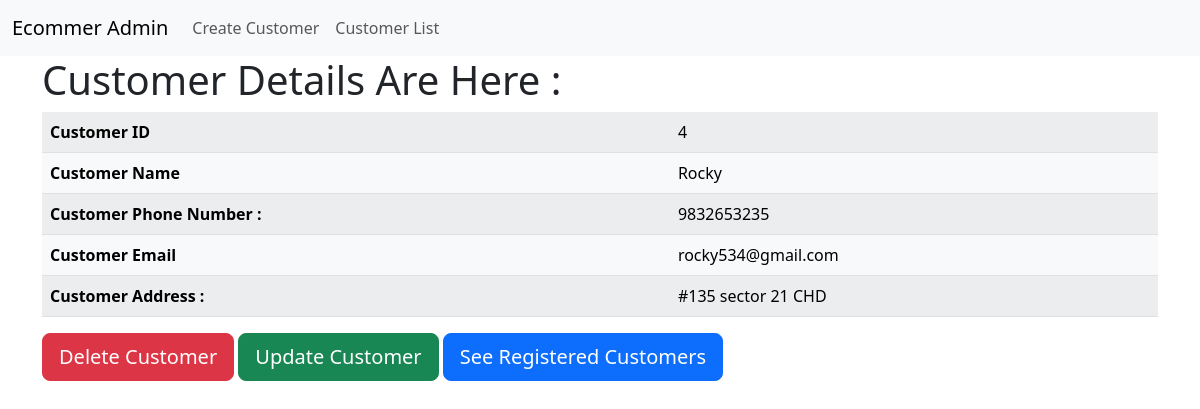
The page /customer/7 on the database its author committed.
### customer/models.py (models this page shows, shortened)
class cdetails (models.Model):
    CustId = models.CharField(max_length=255, null=False)
    CName = models.CharField(max_length=255, null=False)
    PhoneNum = models.CharField(max_length=255, null=False)
    Email = models.EmailField(max_length=255, null=False)
    Adrs = models.CharField(max_length=255,null=False)

### customer/views.py (the view)
# urls.py: path('<int:pk>' , views.CustDetailView.as_view(), name='cust-detail'),
class CustDetailView (DetailView):
    template_name = 'customer/custdetail.html'
    model = cdetails
    context_object_name = 'Cust_detail'

### templates/customer/custdetail.html (shortened to what this page needs)
<!DOCTYPE html>
<html lang="en">
{% extends 'Customer/base.html' %}
{% block dynamic_section %}
<head>
</head>
<body>
    <h1>Customer Details Are Here : </h1>
    <div class="table-responsive">
        <table class="table table-light table-striped">
            <tr>
                <th>Customer ID</th>
                <td>{{Cust_detail.CustId}}</td>
            </tr>
            <tr>
                <th>Customer Name</th>
                <td>{{Cust_detail.CName}}</td>
            </tr>
            <tr>
                <th>Customer Phone Number :</th>
                <td>{{Cust_detail.PhoneNum}}</td>
            </tr>
            <tr>
                <th>Customer Email</th>
                <td>{{Cust_detail.Email}}</td>
            </tr>
            <tr>
                <th>Customer Address :</th>
                <td>{{Cust_detail.Adrs}}</td>
            </tr>
        </table>
        <a href="delete={{ Cust_detail.id }}" class="btn btn-danger btn-lg">Delete Customer</a>
        <a href="update={{ Cust_detail.id }}" class="btn btn-success btn-lg">Update Customer</a>
        <a class="btn btn-primary btn-lg" href="{% url 'cust-list' %}">See Registered Customers</a>
    </div>
</body>
{% endblock  %}

### rows shown on the page
cdetails: CustId "4", CName "Rocky", PhoneNum "9832653235", Email "rocky534@gmail.com", Adrs "#135 sector 21 CHD"
